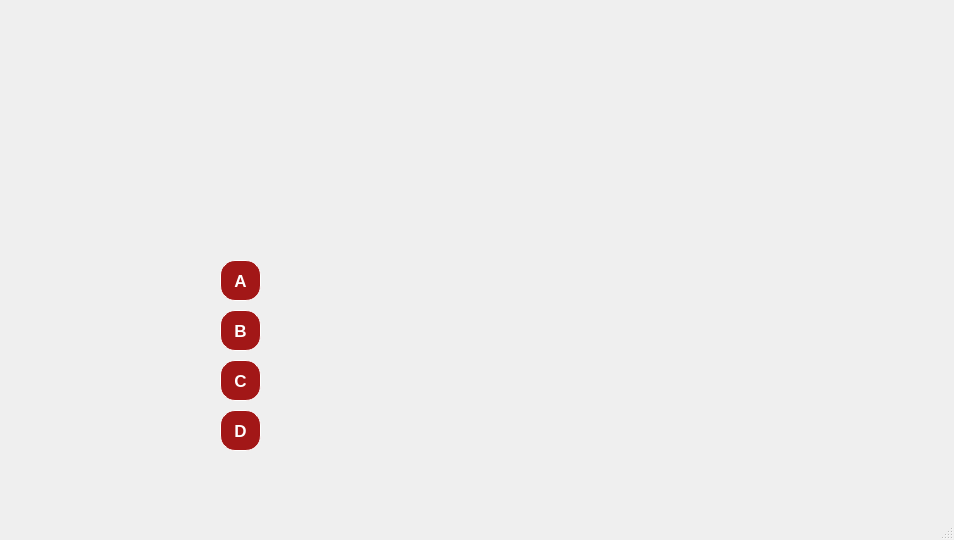
<?xml version="1.0" encoding="UTF-8"?>
<ui version="4.0">
 <class>MainWindow</class>
 <widget class="QMainWindow" name="MainWindow">
  <property name="geometry">
   <rect>
    <x>0</x>
    <y>0</y>
    <width>954</width>
    <height>540</height>
   </rect>
  </property>
  <property name="windowTitle">
   <string>MainWindow</string>
  </property>
  <widget class="QWidget" name="centralwidget">
   <widget class="QLabel" name="label">
    <property name="geometry">
     <rect>
      <x>0</x>
      <y>0</y>
      <width>961</width>
      <height>501</height>
     </rect>
    </property>
    <property name="text">
     <string/>
    </property>
    <property name="pixmap">
     <pixmap>../images/QSDBSH.png</pixmap>
    </property>
   </widget>
   <widget class="QPushButton" name="pushButton_C">
    <property name="geometry">
     <rect>
      <x>220</x>
      <y>360</y>
      <width>41</width>
      <height>41</height>
     </rect>
    </property>
    <property name="font">
     <font>
      <pointsize>13</pointsize>
      <weight>75</weight>
      <bold>true</bold>
     </font>
    </property>
    <property name="mouseTracking">
     <bool>false</bool>
    </property>
    <property name="tabletTracking">
     <bool>false</bool>
    </property>
    <property name="styleSheet">
     <string notr="true">QPushButton {
	font-weight: bold;
    background-color: rgb(162, 23, 23);
    color: white;
    border-radius: 15px;
    border: 1px solid white;
}

QPushButton:hover {
    background-color: #D62828;
    color: yellow;
}

QPushButton:pressed {
    background-color: #B02A2A;
}</string>
    </property>
    <property name="text">
     <string>C</string>
    </property>
    <property name="iconSize">
     <size>
      <width>90</width>
      <height>90</height>
     </size>
    </property>
   </widget>
   <widget class="QLabel" name="label_Qs">
    <property name="geometry">
     <rect>
      <x>220</x>
      <y>200</y>
      <width>531</width>
      <height>41</height>
     </rect>
    </property>
    <property name="text">
     <string/>
    </property>
    <property name="alignment">
     <set>Qt::AlignCenter</set>
    </property>
    <property name="wordWrap">
     <bool>true</bool>
    </property>
   </widget>
   <widget class="QPushButton" name="pushButton_D">
    <property name="geometry">
     <rect>
      <x>220</x>
      <y>410</y>
      <width>41</width>
      <height>41</height>
     </rect>
    </property>
    <property name="font">
     <font>
      <pointsize>13</pointsize>
      <weight>75</weight>
      <bold>true</bold>
      <kerning>false</kerning>
     </font>
    </property>
    <property name="mouseTracking">
     <bool>false</bool>
    </property>
    <property name="tabletTracking">
     <bool>false</bool>
    </property>
    <property name="styleSheet">
     <string notr="true">QPushButton {
	font-weight: bold;
    background-color: rgb(162, 23, 23);
    color: white;
    border-radius: 15px;
    border: 1px solid white;
}

QPushButton:hover {
    background-color: #D62828;
    color: yellow;
}

QPushButton:pressed {
    background-color: #B02A2A;
}</string>
    </property>
    <property name="text">
     <string>D</string>
    </property>
    <property name="iconSize">
     <size>
      <width>90</width>
      <height>90</height>
     </size>
    </property>
   </widget>
   <widget class="QLabel" name="label_D">
    <property name="geometry">
     <rect>
      <x>280</x>
      <y>410</y>
      <width>471</width>
      <height>31</height>
     </rect>
    </property>
    <property name="text">
     <string/>
    </property>
   </widget>
   <widget class="QLabel" name="label_A">
    <property name="geometry">
     <rect>
      <x>280</x>
      <y>260</y>
      <width>471</width>
      <height>31</height>
     </rect>
    </property>
    <property name="text">
     <string/>
    </property>
   </widget>
   <widget class="QPushButton" name="pushButton_B">
    <property name="geometry">
     <rect>
      <x>220</x>
      <y>310</y>
      <width>41</width>
      <height>41</height>
     </rect>
    </property>
    <property name="font">
     <font>
      <pointsize>13</pointsize>
      <weight>75</weight>
      <bold>true</bold>
     </font>
    </property>
    <property name="mouseTracking">
     <bool>false</bool>
    </property>
    <property name="tabletTracking">
     <bool>false</bool>
    </property>
    <property name="styleSheet">
     <string notr="true">QPushButton {
	font-weight: bold;
    background-color: rgb(162, 23, 23);
    color: white;
    border-radius: 15px;
    border: 1px solid white;
}

QPushButton:hover {
    background-color: #D62828;
    color: yellow;
}

QPushButton:pressed {
    background-color: #B02A2A;
}</string>
    </property>
    <property name="text">
     <string>B</string>
    </property>
    <property name="iconSize">
     <size>
      <width>90</width>
      <height>90</height>
     </size>
    </property>
   </widget>
   <widget class="QLabel" name="label_C">
    <property name="geometry">
     <rect>
      <x>280</x>
      <y>360</y>
      <width>471</width>
      <height>31</height>
     </rect>
    </property>
    <property name="text">
     <string/>
    </property>
   </widget>
   <widget class="QPushButton" name="pushButton_A">
    <property name="geometry">
     <rect>
      <x>220</x>
      <y>260</y>
      <width>41</width>
      <height>41</height>
     </rect>
    </property>
    <property name="font">
     <font>
      <pointsize>13</pointsize>
      <weight>75</weight>
      <bold>true</bold>
     </font>
    </property>
    <property name="mouseTracking">
     <bool>false</bool>
    </property>
    <property name="tabletTracking">
     <bool>false</bool>
    </property>
    <property name="styleSheet">
     <string notr="true">QPushButton {
	font-weight: bold;
    background-color: rgb(162, 23, 23);
    color: white;
    border-radius: 15px;
    border: 1px solid white;
}

QPushButton:hover {
    background-color: #D62828;
    color: yellow;
}

QPushButton:pressed {
    background-color: #B02A2A;
}</string>
    </property>
    <property name="text">
     <string>A</string>
    </property>
    <property name="iconSize">
     <size>
      <width>90</width>
      <height>90</height>
     </size>
    </property>
   </widget>
   <widget class="QLabel" name="label_B">
    <property name="geometry">
     <rect>
      <x>280</x>
      <y>310</y>
      <width>471</width>
      <height>31</height>
     </rect>
    </property>
    <property name="text">
     <string/>
    </property>
   </widget>
  </widget>
  <widget class="QMenuBar" name="menubar">
   <property name="geometry">
    <rect>
     <x>0</x>
     <y>0</y>
     <width>954</width>
     <height>26</height>
    </rect>
   </property>
  </widget>
  <widget class="QStatusBar" name="statusbar"/>
 </widget>
 <resources/>
 <connections/>
</ui>
